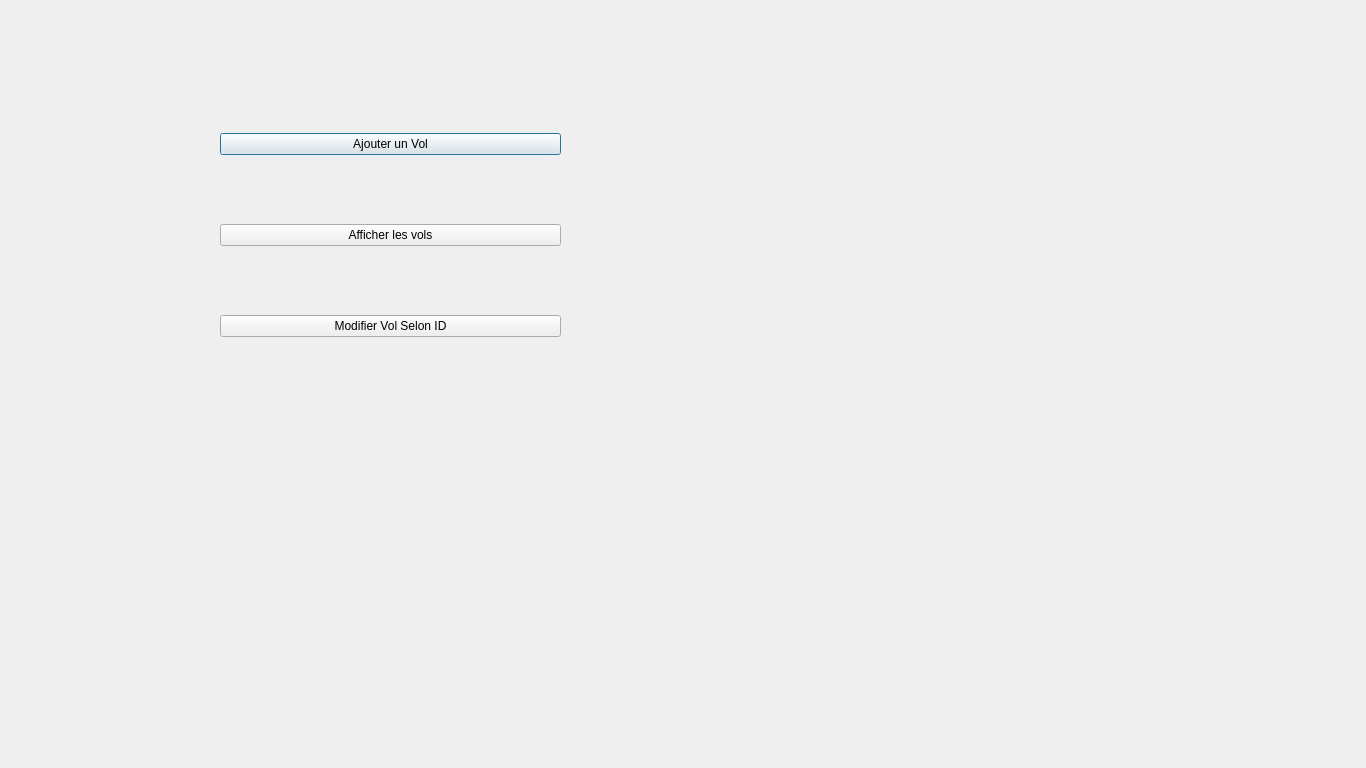
<?xml version="1.0" encoding="UTF-8"?>
<ui version="4.0">
 <class>Dialog2</class>
 <widget class="QDialog" name="Dialog2">
  <property name="geometry">
   <rect>
    <x>0</x>
    <y>0</y>
    <width>1366</width>
    <height>768</height>
   </rect>
  </property>
  <property name="windowTitle">
   <string>Dialog</string>
  </property>
  <property name="styleSheet">
   <string notr="true"/>
  </property>
  <widget class="QWidget" name="verticalLayoutWidget">
   <property name="geometry">
    <rect>
     <x>220</x>
     <y>70</y>
     <width>341</width>
     <height>331</height>
    </rect>
   </property>
   <layout class="QVBoxLayout" name="verticalLayout">
    <item>
     <widget class="QPushButton" name="pushButton_2">
      <property name="text">
       <string>Ajouter un Vol</string>
      </property>
      <property name="flat">
       <bool>false</bool>
      </property>
     </widget>
    </item>
    <item>
     <widget class="QPushButton" name="pushButton">
      <property name="text">
       <string>Afficher les vols</string>
      </property>
     </widget>
    </item>
    <item>
     <widget class="QPushButton" name="pushButton_modifiervol">
      <property name="text">
       <string>Modifier Vol Selon ID</string>
      </property>
     </widget>
    </item>
   </layout>
  </widget>
  <widget class="QLabel" name="label">
   <property name="geometry">
    <rect>
     <x>0</x>
     <y>0</y>
     <width>1366</width>
     <height>768</height>
    </rect>
   </property>
   <property name="text">
    <string/>
   </property>
   <property name="pixmap">
    <pixmap resource="images.qrc">:/backgrouuuundd.png</pixmap>
   </property>
  </widget>
  <zorder>label</zorder>
  <zorder>verticalLayoutWidget</zorder>
 </widget>
 <resources>
  <include location="images.qrc"/>
 </resources>
 <connections/>
</ui>
